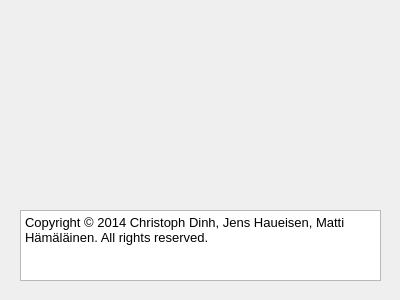
<?xml version="1.0" encoding="UTF-8"?>
<ui version="4.0">
 <class>RapLabAboutWidgetClass</class>
 <widget class="QDialog" name="RapLabAboutWidgetClass">
  <property name="geometry">
   <rect>
    <x>0</x>
    <y>0</y>
    <width>400</width>
    <height>300</height>
   </rect>
  </property>
  <property name="sizePolicy">
   <sizepolicy hsizetype="Fixed" vsizetype="Fixed">
    <horstretch>0</horstretch>
    <verstretch>0</verstretch>
   </sizepolicy>
  </property>
  <property name="minimumSize">
   <size>
    <width>400</width>
    <height>300</height>
   </size>
  </property>
  <property name="maximumSize">
   <size>
    <width>400</width>
    <height>300</height>
   </size>
  </property>
  <property name="windowTitle">
   <string>About Dummy Toolbox</string>
  </property>
  <widget class="QTextBrowser" name="textBrowser">
   <property name="geometry">
    <rect>
     <x>20</x>
     <y>210</y>
     <width>361</width>
     <height>71</height>
    </rect>
   </property>
   <property name="html">
    <string>&lt;!DOCTYPE HTML PUBLIC &quot;-//W3C//DTD HTML 4.0//EN&quot; &quot;http://www.w3.org/TR/REC-html40/strict.dtd&quot;&gt;
&lt;html&gt;&lt;head&gt;&lt;meta name=&quot;qrichtext&quot; content=&quot;1&quot; /&gt;&lt;style type=&quot;text/css&quot;&gt;
p, li { white-space: pre-wrap; }
&lt;/style&gt;&lt;/head&gt;&lt;body style=&quot; font-family:'MS Shell Dlg 2'; font-size:8.25pt; font-weight:400; font-style:normal;&quot;&gt;
&lt;table border=&quot;0&quot; style=&quot;-qt-table-type: root; margin-top:4px; margin-bottom:4px; margin-left:4px; margin-right:4px;&quot;&gt;
&lt;tr&gt;
&lt;td style=&quot;border: none;&quot;&gt;
&lt;p style=&quot; margin-top:0px; margin-bottom:0px; margin-left:0px; margin-right:0px; -qt-block-indent:0; text-indent:0px;&quot;&gt;&lt;span style=&quot; font-family:'Sans'; font-size:10pt;&quot;&gt;Copyright © 2014 Christoph Dinh, Jens Haueisen, Matti Hämäläinen. All rights reserved.&lt;/span&gt;&lt;/p&gt;&lt;/td&gt;&lt;/tr&gt;&lt;/table&gt;&lt;/body&gt;&lt;/html&gt;</string>
   </property>
  </widget>
 </widget>
 <layoutdefault spacing="6" margin="11"/>
 <resources/>
 <connections/>
</ui>
